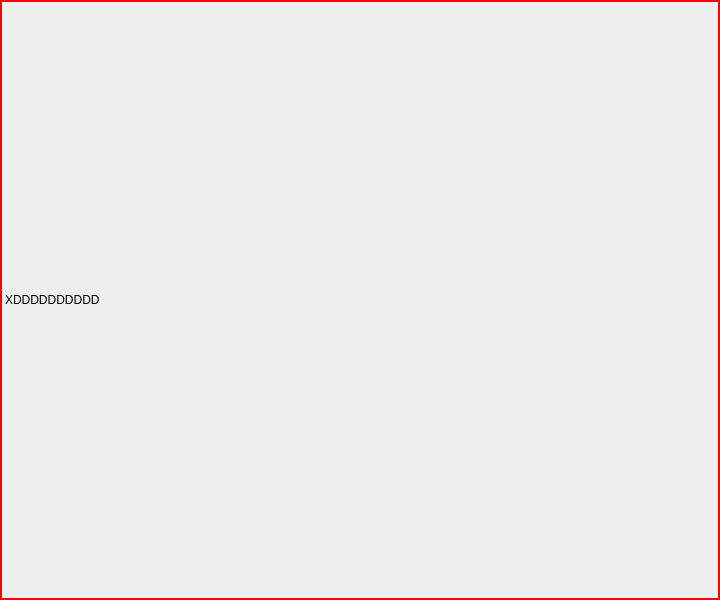
<?xml version="1.0" encoding="UTF-8"?>
<ui version="4.0">
 <class>Map_editor</class>
 <widget class="QWidget" name="Map_editor">
  <property name="geometry">
   <rect>
    <x>0</x>
    <y>0</y>
    <width>720</width>
    <height>600</height>
   </rect>
  </property>
  <property name="windowTitle">
   <string>Form</string>
  </property>
  <property name="styleSheet">
   <string notr="true">border-style: solid;
    border-width: 2px;
    border-color: red;</string>
  </property>
  <widget class="QLabel" name="label">
   <property name="geometry">
    <rect>
     <x>0</x>
     <y>0</y>
     <width>720</width>
     <height>600</height>
    </rect>
   </property>
   <property name="styleSheet">
    <string notr="true"/>
   </property>
   <property name="text">
    <string>XDDDDDDDDDD</string>
   </property>
  </widget>
 </widget>
 <resources/>
 <connections/>
</ui>
